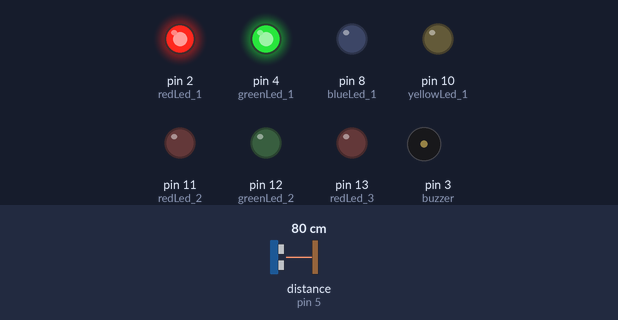
Bench run of a sketch on a simulated Arduino Uno, built with avr-gcc and run on an emulated ATmega328P. Parts: output pins drawn as LEDs (lit = HIGH), buzzer (waves = sounding, pin HIGH). Wiring (inferred from the names in the program): ultrasonic range finder: trigger pin 6; echo pin 5. The inputs (shaded band) are chosen by the test bench; at power-on: distance to the obstacle (sensor on pin 5) 80 cm. The echo pulse lasts 58.3 µs per cm; pins used as bus, display or sensor lines are not drawn.

Above: at 1.2 s.
1.3 s: distance to the obstacle (sensor on pin 5) set to 66 cm
2.8 s: distance to the obstacle (sensor on pin 5) set to 58 cm
At 4.0 s:
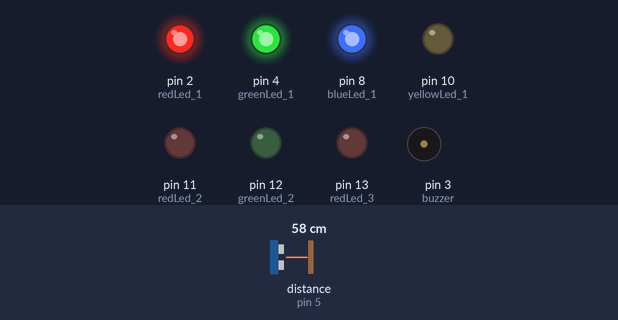
4.3 s: distance to the obstacle (sensor on pin 5) set to 45 cm
5.8 s: distance to the obstacle (sensor on pin 5) set to 37 cm
At 6.6 s:
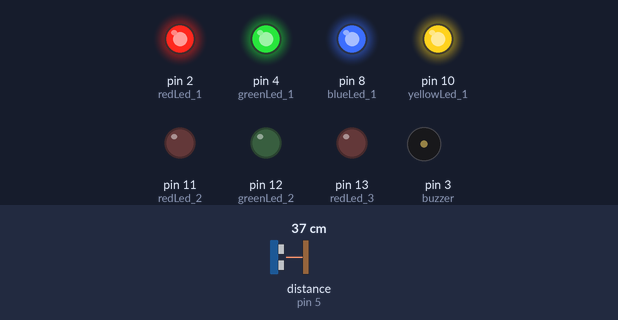
7.3 s: distance to the obstacle (sensor on pin 5) set to 24 cm
8.8 s: distance to the obstacle (sensor on pin 5) set to 20 cm
At 10.1 s:
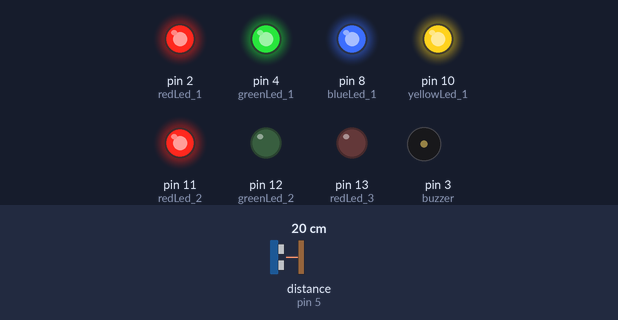
Timing chart, 0 to 11.3 s (numbered marks = the images above; inputs shaded):
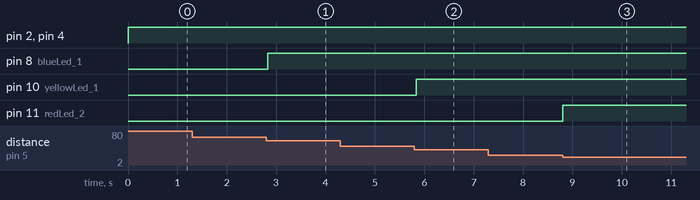

Measured:
- the behaviour switches between 62 and 61 cm on distance to the obstacle (sensor on pin 5) (found by bisection; images 0 and 1)
- the behaviour switches between 42 and 41 cm on distance to the obstacle (sensor on pin 5) (found by bisection; images 1 and 2)
- the behaviour switches between 22 and 21 cm on distance to the obstacle (sensor on pin 5) (found by bisection; images 2 and 3)
- after the input at 2.8 s, pin 8 (blueLed_1): LOW → HIGH at once
- after the input at 5.8 s, pin 10 (yellowLed_1): LOW → HIGH at once
- after the input at 8.8 s, pin 11 (redLed_2): LOW → HIGH at once

The sketch:

RadiantRanger.ino
```cpp
// Pin definitions for LEDs
const int redLed_1 = 2;
const int greenLed_1 = 4;
const int blueLed_1 = 8;
const int yellowLed_1 = 10;
const int redLed_2 = 11;
const int greenLed_2 = 12;
const int redLed_3 = 13;

// Pin definitions for Buzzer and Ultrasonic Sensor
const int buzzer = 3;
const int Trig = 6;
const int Echo = 5;

// Proximity distance thresholds (in centimeters)
const int proximity1 = 100;  // Red LED 1
const int proximity2 = 80;   // Green LED 1
const int proximity3 = 60;   // Blue LED 1
const int proximity4 = 40;   // Yellow LED 1
const int proximity5 = 20;   // Red LED 2
const int proximity6 = 10;   // Green LED 2
const int proximity7 = 5;    // Red LED 3 and buzzer

void setup() {
  // Initialize LED, buzzer, and ultrasonic sensor pins
  pinMode(redLed_1, OUTPUT);
  pinMode(greenLed_1, OUTPUT);
  pinMode(blueLed_1, OUTPUT);
  pinMode(yellowLed_1, OUTPUT);
  pinMode(redLed_2, OUTPUT);
  pinMode(greenLed_2, OUTPUT);
  pinMode(redLed_3, OUTPUT);
  pinMode(buzzer, OUTPUT);
  pinMode(Trig, OUTPUT);
  pinMode(Echo, INPUT);

  // Start serial communication for debugging
  Serial.begin(9600);
}

long getDistance() {
  // Trigger the ultrasonic sensor
  digitalWrite(Trig, LOW);
  delayMicroseconds(2);
  digitalWrite(Trig, HIGH);
  delayMicroseconds(10);
  digitalWrite(Trig, LOW);

  // Calculate distance based on echo time
  long duration = pulseIn(Echo, HIGH);
  long distance = duration * 0.034 / 2;
  return distance;
}

void activateLED(int ledPin) {
  // Turn on the specified LED
  digitalWrite(ledPin, HIGH);
}

void deactivateAll() {
  // Turn off all LEDs and buzzer
  digitalWrite(redLed_1, LOW);
  digitalWrite(greenLed_1, LOW);
  digitalWrite(blueLed_1, LOW);
  digitalWrite(yellowLed_1, LOW);
  digitalWrite(redLed_2, LOW);
  digitalWrite(greenLed_2, LOW);
  digitalWrite(redLed_3, LOW);
  digitalWrite(buzzer, LOW);
}

void loop() {
  long distance = getDistance();

  // Reset all LEDs and buzzer
  deactivateAll();

  // Check proximity levels to light up LEDs cumulatively
  if (distance <= proximity7) {
    activateLED(redLed_3);
    digitalWrite(buzzer, HIGH);
  }
  if (distance <= proximity6) {
    activateLED(greenLed_2);
  }
  if (distance <= proximity5) {
    activateLED(redLed_2);
  }
  if (distance <= proximity4) {
    activateLED(yellowLed_1);
  }
  if (distance <= proximity3) {
    activateLED(blueLed_1);
  }
  if (distance <= proximity2) {
    activateLED(greenLed_1);
  }
  if (distance <= proximity1) {
    activateLED(redLed_1);
  }

  delay(100);  // Add delay to control sensor polling rate
}
```
